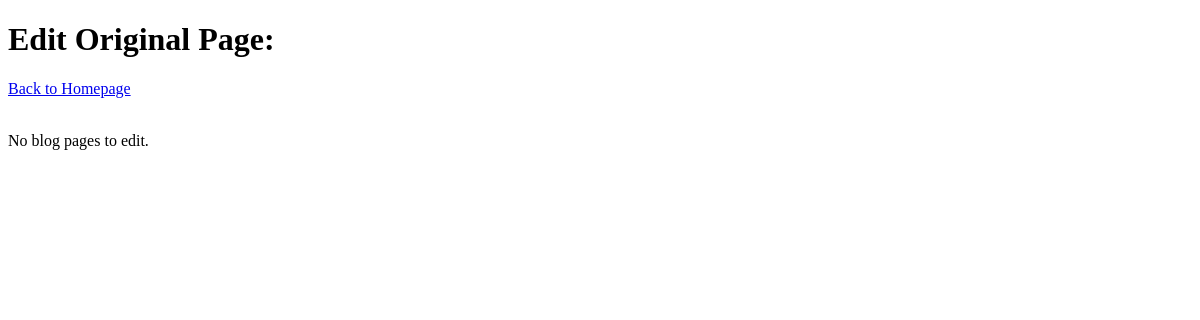
/edit_page, run on an earlier commit of the app's database.
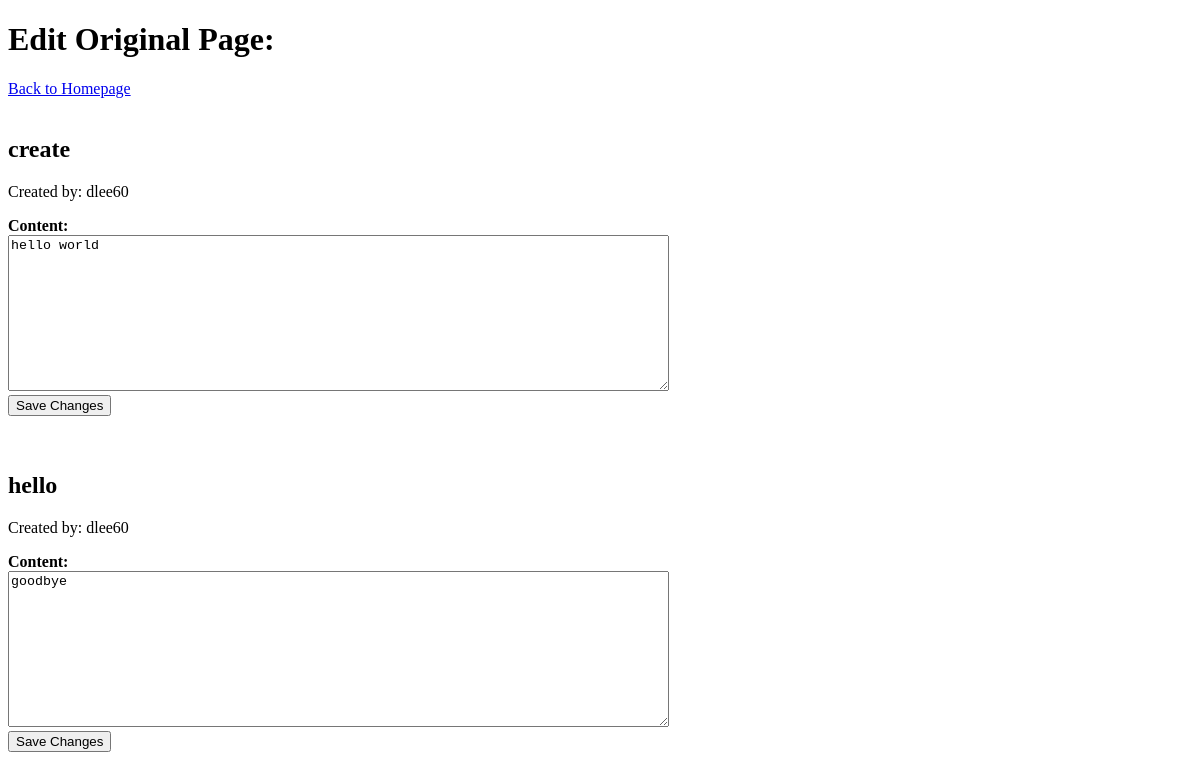
And on a later commit of the database.
### tables this page shows
CREATE TABLE blogs(blog_name TEXT, blog_creator TEXT, blog_link TEXT, blog_content TEXT, last_edited INTEGER);

### __init__.py (the view, shortened to what this page needs)
@app.route("/edit_page", methods=["GET", "POST"])
def edit_page():
    if request.method == "GET":
        db = sqlite3.connect(DB_FILE)
        c = db.cursor()
        c.execute("SELECT blog_name, blog_creator, blog_content FROM blogs")
        blogs = c.fetchall()
        db.close()
        return render_template('edit_page.html', blogs=blogs)

### templates/edit_page.html (shortened to what this page needs)
<!DOCTYPE html>
<html>
<head>
    <h1> Edit Original Page: </h1>
</head>
<body>
    <a href="{{ url_for('homepage') }}">Back to Homepage</a>
    <br><br>
    {% if blogs %}
        {% for blog in blogs %}
            <h2>{{ blog[0] }}</h2>
            <p>Created by: {{ blog[1] }}</p>
            <form method="POST">
                <label for="content"><b>Content:</b></label> <br>
                <textarea name="content" rows="10" cols="80">{{ blog[2] }}</textarea> <br>
                <input type="submit" value="Save Changes"> <br>
            </form>
            <br><br>
        {% endfor %}
    {% else %}
        <p>No blog pages to edit.</p>
    {% endif %}
</body>
</html>

What changed in the data, as far as the page shows it:
added blogs: blog_name "create", blog_creator "dlee60", content "hello world"
added blogs: blog_name "hello", blog_creator "dlee60", content "goodbye"
Also different on the page:
text no longer shown: "No blog pages to edit."
